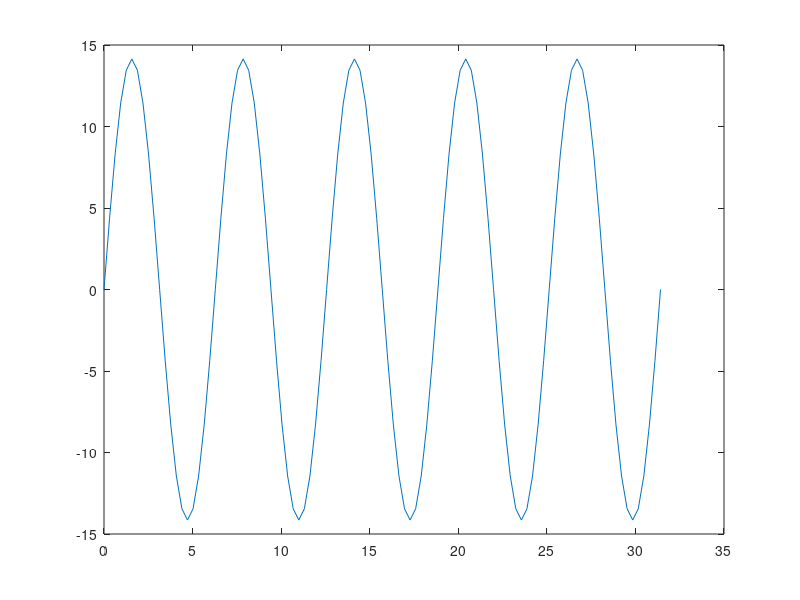
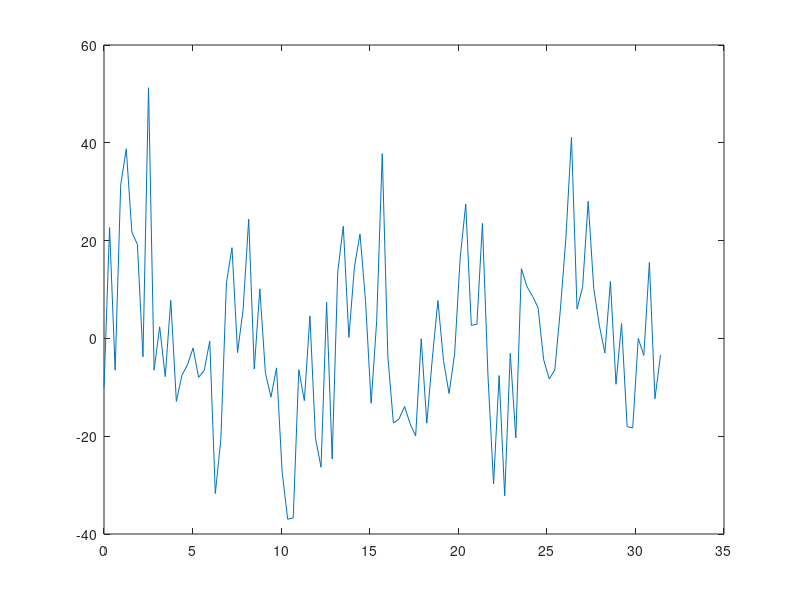
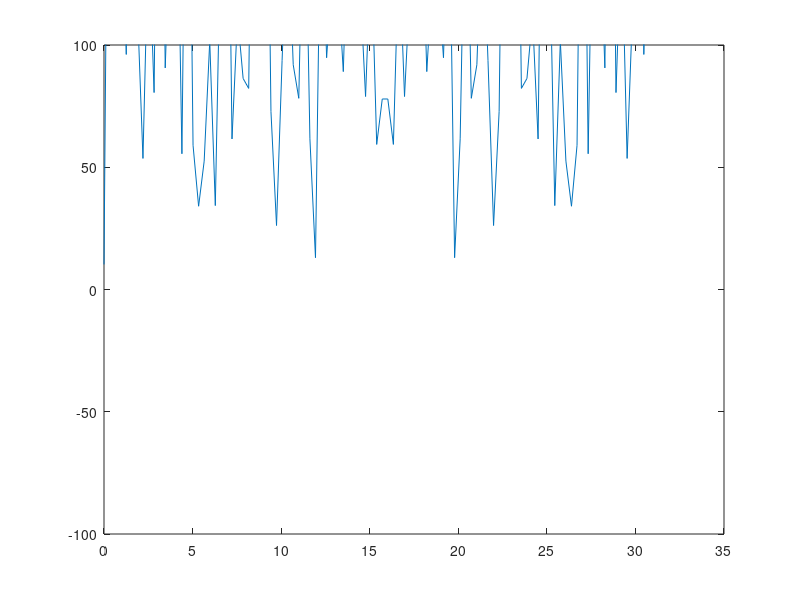
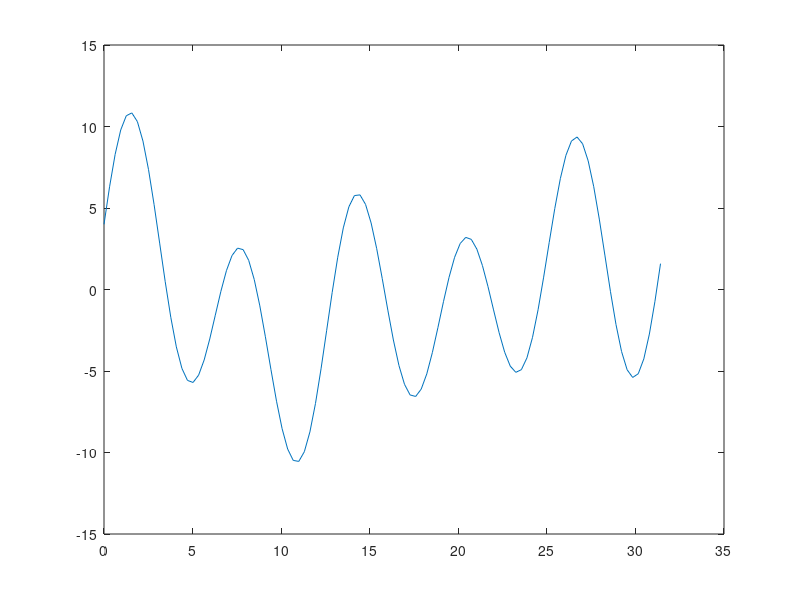

Write the MATLAB code that produced these figures, in order.
%{
Sinusoid signal distortion & recovery
by Dr Liam Gao
ICL
2021
%}

max_amplitude = 20;
random_amplitude = rand(1,1)*max_amplitude; % create random amplitude

t = (0:0.01:1)*10*pi; % line space 0 to 10pi with 100 interval points.
y = random_amplitude * sin(t); %Generate signal with random amplitude.

figure(1);
plot(t, y);

noisy_y = y + randsample( random_amplitude *randn(1, length(y)*100), 101);% Noisy signal
figure(2);
plot(t,noisy_y);

fft_y = fft(noisy_y); %Fast Fourier Transform
figure(3);
plot(t, abs(fft_y));
ylim([-100 100]);


r = 5; % range of frequencies we want to preserve

rectangle = zeros(size(fft_y));
rectangle(1:r+1) = 1;               % preserve low frequencies

y_filtered = ifft(fft_y.*rectangle);   % low-pass filtered signal
figure(4);
plot(t, y_filtered);
